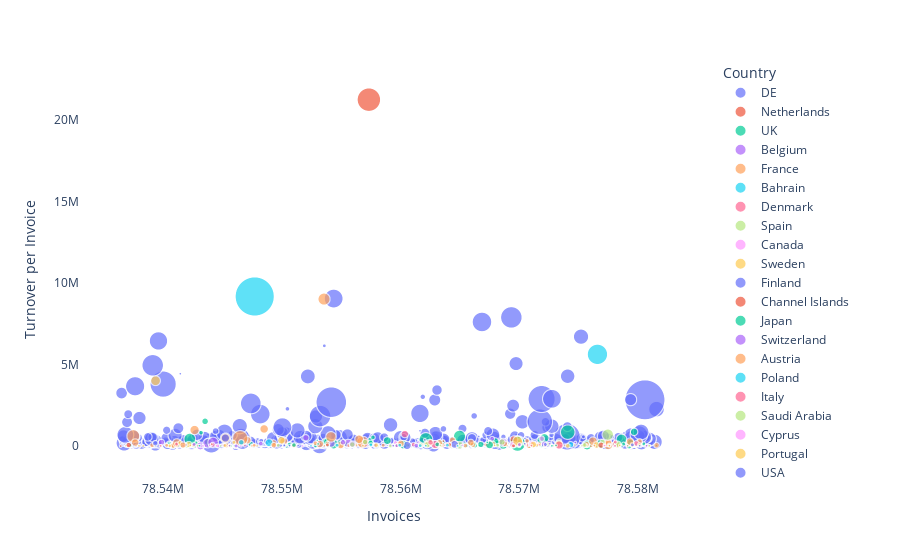

The notebook cell saved with this chart:
### Code cell
fig = px.scatter(df, x="InvoiceNo", y="sum_order",
	         size="orders", color="Country",
                 hover_name="Country", size_max=40)
fig.update_xaxes(
     title_text = 'Invoices',
     showline = False, showgrid = False
     )
fig.update_yaxes(
     title_text = 'Turnover per Invoice',
     showline = False, showgrid = False
     )
fig.update_layout(plot_bgcolor='rgba(0,0,0,0)')
fig.show()

### Figure 1 — Plotly figure (JSON) as saved in the notebook; plotly's stock layout.template omitted (floating-point values rounded to 4 significant figures; data arrays with more than 128 entries replaced by an {"elided": "..."} marker saying what was removed)
{"data": [{"hovertemplate": "<b>%{hovertext}</b><br><br>Country=DE<br>InvoiceNo=%{x}<br>sum_order=%{y}<br>orders=%{marker.size}<extra></extra>", "hovertext": {"elided": "3920 str values"}, "legendgroup": "DE", "marker": {"color": "#636efa", "size": {"elided": "3920 int values"}, "sizemode": "area", "sizeref": 0.1313, "symbol": "circle"}, "mode": "markers", "name": "DE", "showlegend": true, "type": "scattergl", "x": {"elided": "3920 int values"}, "xaxis": "x", "y": {"elided": "3920 float values"}, "yaxis": "y"}, {"hovertemplate": "<b>%{hovertext}</b><br><br>Country=Netherlands<br>InvoiceNo=%{x}<br>sum_order=%{y}<br>orders=%{marker.size}<extra></extra>", "hovertext": ["Netherlands", "Netherlands", "Netherlands", "Netherlands", "Netherlands", "Netherlands", "Netherlands", "Netherlands", "Netherlands"], "legendgroup": "Netherlands", "marker": {"color": "#EF553B", "size": [1, 1, 1, 1, 3, 5, 6, 3, 73], "sizemode": "area", "sizeref": 0.1313, "symbol": "circle"}, "mode": "markers", "name": "Netherlands", "showlegend": true, "type": "scattergl", "x": [78569665, 78536403, 78555106, 78555589, 78555003, 78578082, 78542720, 78571697, 78557328], "xaxis": "x", "y": [35.97, 1343.0, 11050.0, 12120.0, 15700.0, 84130.0, 84670.0, 117200.0, 21240000.0], "yaxis": "y"}, {"hovertemplate": "<b>%{hovertext}</b><br><br>Country=UK<br>InvoiceNo=%{x}<br>sum_order=%{y}<br>orders=%{marker.size}<extra></extra>", "hovertext": ["UK", "UK", "UK", "UK", "UK", "UK", "UK", "UK", "UK", "UK", "UK", "UK", "UK", "UK", "UK", "UK", "UK", "UK", "UK", "UK", "UK", "UK", "UK", "UK", "UK", "UK", "UK", "UK", "UK", "UK", "UK", "UK", "UK", "UK", "UK", "UK", "UK", "UK", "UK", "UK", "UK", "UK", "UK", "UK", "UK", "UK", "UK", "UK", "UK", "UK", "UK", "UK", "UK", "UK", "UK", "UK", "UK", "UK", "UK", "UK", "UK", "UK", "UK", "UK", "UK", "UK", "UK", "UK", "UK", "UK", "UK", "UK", "UK", "UK", "UK", "UK", "UK", "UK", "UK", "UK", "UK", "UK", "UK", "UK", "UK", "UK", "UK", "UK", "UK", "UK", "UK", "UK", "UK", "UK"], "legendgroup": "UK", "marker": {"color": "#00cc96", "size": [1, 3, 1, 1, 1, 1, 1, 1, 1, 2, 3, 5, 1, 1, 1, 1, 2, 5, 3, 3, 1, 1, 2, 2, 2, 2, 1, 1, 1, 2, 2, 2, 2, 3, 1, 3, 1, 1, 1, 1, 2, 3, 4, 4, 1, 3, 2, 13, 10, 1, 3, 6, 3, 10, 4, 3, 2, 4, 2, 3, 12, 4, 2, 4, 2, 2, 4, 11, 5, 5, 32, 2, 4, 1, 1, 5, 6, 4, 11, 10, 8, 9, 8, 1, 4, 7, 6, 9, 25, 15, 18, 11, 20, 28], "sizemode": "area", "sizeref": 0.1313, "symbol": "circle"}, "mode": "markers", "name": "UK", "showlegend": true, "type": "scattergl", "x": [78541517, 78550354, 78578705, 78550960, 78577406, 78545718, 78566739, 78536840, 78573417, 78570189, 78570881, 78540769, 78559421, 78549193, 78569001, 78545994, 78575713, 78579276, 78571223, 78567291, 78570007, 78554985, 78571904, 78566054, 78575352, 78541877, 78560635, 78577615, 78543587, 78565430, 78542371, 78569861, 78541277, 78552844, 78581578, 78569721, 78562045, 78577168, 78568350, 78579152, 78571724, 78564638, 78566268, 78541962, 78571308, 78564216, 78567578, 78575732, 78568674, 78561911, 78571304, 78542621, 78570452, 78560230, 78542369, 78567904, 78566041, 78550665, 78550620, 78565416, 78554363, 78547383, 78541965, 78555383, 78567959, 78580511, 78540480, 78576891, 78567666, 78568103, 78569867, 78566233, 78542713, 78540458, 78567298, 78563540, 78579393, 78554861, 78543833, 78553732, 78553842, 78567958, 78558881, 78552978, 78557466, 78571824, 78570002, 78569844, 78562137, 78578626, 78542229, 78572134, 78564972, 78574097], "xaxis": "x", "y": [1306.0, 1820.0, 2704.0, 4374.0, 4844.0, 5940.0, 7158.0, 8123.0, 8707.0, 9049.0, 9617.0, 11230.0, 11300.0, 11580.0, 13240.0, 13310.0, 13520.0, 13890.0, 14230.0, 15080.0, 15470.0, 17510.0, 17840.0, 18050.0, 18440.0, 20410.0, 20910.0, 21900.0, 26190.0, 26480.0, 27730.0, 29210.0, 30120.0, 30680.0, 32570.0, 33640.0, 33820.0, 37460.0, 38000.0, 38690.0, 40020.0, 41720.0, 42290.0, 42320.0, 47510.0, 49700.0, 55900.0, 60390.0, 61770.0, 71330.0, 72900.0, 77150.0, 80000.0, 83490.0, 84960.0, 86100.0, 86150.0, 90110.0, 98000.0, 100700.0, 108300.0, 116400.0, 118200.0, 118700.0, 124400.0, 130900.0, 135100.0, 141100.0, 146600.0, 153200.0, 154400.0, 155500.0, 156200.0, 157700.0, 169200.0, 178300.0, 212800.0, 212800.0, 219900.0, 232600.0, 254300.0, 255800.0, 329800.0, 335800.0, 371100.0, 372000.0, 372300.0, 372500.0, 401100.0, 407000.0, 429400.0, 485600.0, 596600.0, 852500.0], "yaxis": "y"}, {"hovertemplate": "<b>%{hovertext}</b><br><br>Country=Belgium<br>InvoiceNo=%{x}<br>sum_order=%{y}<br>orders=%{marker.size}<extra></extra>", "hovertext": ["Belgium", "Belgium", "Belgium", "Belgium", "Belgium", "Belgium", "Belgium", "Belgium", "Belgium", "Belgium", "Belgium", "Belgium", "Belgium", "Belgium", "Belgium", "Belgium", "Belgium", "Belgium", "Belgium", "Belgium", "Belgium", "Belgium", "Belgium", "Belgium"], "legendgroup": "Belgium", "marker": {"color": "#ab63fa", "size": [1, 8, 1, 1, 1, 1, 2, 2, 1, 4, 4, 5, 4, 5, 4, 9, 8, 12, 2, 2, 10, 4, 5, 15], "sizemode": "area", "sizeref": 0.1313, "symbol": "circle"}, "mode": "markers", "name": "Belgium", "showlegend": true, "type": "scattergl", "x": [78543537, 78543117, 78541675, 78545017, 78545314, 78549559, 78557789, 78557885, 78567530, 78571445, 78555739, 78572133, 78563172, 78557147, 78577046, 78555574, 78554147, 78543733, 78561507, 78571030, 78568651, 78580152, 78539840, 78544193], "xaxis": "x", "y": [1439.0, 2987.0, 7633.0, 7735.0, 14040.0, 19390.0, 40800.0, 51390.0, 51430.0, 72660.0, 95610.0, 109100.0, 121300.0, 125300.0, 154400.0, 162800.0, 163700.0, 172100.0, 195000.0, 203000.0, 212900.0, 217400.0, 218700.0, 219800.0], "yaxis": "y"}, {"hovertemplate": "<b>%{hovertext}</b><br><br>Country=France<br>InvoiceNo=%{x}<br>sum_order=%{y}<br>orders=%{marker.size}<extra></extra>", "hovertext": ["France", "France", "France", "France", "France", "France", "France", "France", "France", "France", "France", "France", "France", "France", "France", "France", "France", "France", "France", "France", "France", "France", "France", "France", "France", "France", "France", "France", "France", "France", "France", "France", "France", "France", "France", "France", "France", "France", "France", "France", "France", "France", "France", "France", "France", "France", "France", "France", "France", "France", "France", "France", "France", "France", "France", "France", "France", "France", "France", "France", "France", "France", "France", "France", "France", "France", "France", "France", "France", "France", "France", "France", "France", "France", "France", "France", "France", "France", "France", "France", "France", "France", "France", "France", "France", "France", "France"], "legendgroup": "France", "marker": {"color": "#FFA15A", "size": [1, 1, 1, 1, 1, 1, 1, 1, 1, 1, 1, 1, 1, 1, 2, 1, 1, 2, 4, 1, 1, 3, 2, 1, 1, 1, 1, 1, 2, 2, 3, 4, 5, 1, 3, 1, 2, 4, 2, 4, 2, 2, 4, 1, 11, 3, 5, 1, 7, 1, 2, 4, 2, 2, 3, 4, 2, 5, 6, 7, 4, 4, 3, 3, 3, 10, 6, 7, 7, 5, 6, 7, 18, 7, 4, 8, 10, 3, 7, 5, 10, 31, 14, 15, 22, 12, 10], "sizemode": "area", "sizeref": 0.1313, "symbol": "circle"}, "mode": "markers", "name": "France", "showlegend": true, "type": "scattergl", "x": [78542425, 78550821, 78540521, 78545181, 78553566, 78539829, 78537693, 78575581, 78540463, 78551163, 78544470, 78547520, 78580986, 78541121, 78554826, 78570724, 78579153, 78547492, 78564314, 78575326, 78575661, 78564159, 78576064, 78536852, 78567915, 78556526, 78568988, 78540688, 78565612, 78575747, 78569402, 78540824, 78570823, 78573868, 78567293, 78540976, 78555637, 78540835, 78542535, 78545301, 78569686, 78564531, 78581587, 78563662, 78577512, 78539050, 78578277, 78570030, 78554940, 78563753, 78562894, 78563502, 78561795, 78556258, 78579529, 78566115, 78562275, 78575671, 78562207, 78553195, 78567793, 78568798, 78559704, 78553838, 78552826, 78541138, 78549274, 78562450, 78577502, 78563288, 78565930, 78570020, 78556816, 78579345, 78580160, 78550145, 78576222, 78570672, 78547087, 78564372, 78556507, 78546479, 78545235, 78554134, 78537463, 78542629, 78548496], "xaxis": "x", "y": [1720.0, 2623.0, 4566.0, 5856.0, 8025.0, 8139.0, 8570.0, 8619.0, 8884.0, 10750.0, 10830.0, 11000.0, 11710.0, 12430.0, 13400.0, 15400.0, 15850.0, 17370.0, 19050.0, 22600.0, 22840.0, 23490.0, 25050.0, 25830.0, 28170.0, 28250.0, 28580.0, 29510.0, 30380.0, 30390.0, 31240.0, 31360.0, 31920.0, 32040.0, 32850.0, 33250.0, 34100.0, 34890.0, 39450.0, 44310.0, 44520.0, 45190.0, 45760.0, 45990.0, 46450.0, 46900.0, 48650.0, 50750.0, 55920.0, 56970.0, 57850.0, 58520.0, 65570.0, 67460.0, 76444, 77980.0, 78980.0, 91150.0, 91810.0, 117300.0, 120300.0, 132600.0, 136700.0, 155800.0, 171000.0, 184300.0, 184800.0, 186800.0, 191300.0, 204100.0, 210600.0, 214600.0, 236200.0, 265600.0, 284000.0, 289100.0, 293400.0, 313900.0, 357900.0, 363100.0, 416300.0, 478400.0, 483700.0, 558400.0, 608700.0, 982600.0, 1047000.0], "yaxis": "y"}, {"hovertemplate": "<b>%{hovertext}</b><br><br>Country=Bahrain<br>InvoiceNo=%{x}<br>sum_order=%{y}<br>orders=%{marker.size}<extra></extra>", "hovertext": ["Bahrain", "Bahrain"], "legendgroup": "Bahrain", "marker": {"color": "#19d3f3", "size": [1, 1], "sizemode": "area", "sizeref": 0.1313, "symbol": "circle"}, "mode": "markers", "name": "Bahrain", "showlegend": true, "type": "scattergl", "x": [78553900, 78552449], "xaxis": "x", "y": [2110.0, 16670.0], "yaxis": "y"}, {"hovertemplate": "<b>%{hovertext}</b><br><br>Country=Denmark<br>InvoiceNo=%{x}<br>sum_order=%{y}<br>orders=%{marker.size}<extra></extra>", "hovertext": ["Denmark", "Denmark", "Denmark", "Denmark", "Denmark", "Denmark", "Denmark", "Denmark", "Denmark"], "legendgroup": "Denmark", "marker": {"color": "#FF6692", "size": [1, 1, 2, 2, 3, 3, 2, 4, 2], "sizemode": "area", "sizeref": 0.1313, "symbol": "circle"}, "mode": "markers", "name": "Denmark", "showlegend": true, "type": "scattergl", "x": [78572184, 78580716, 78569997, 78570666, 78544157, 78561102, 78577126, 78579881, 78567526], "xaxis": "x", "y": [2225.0, 8636.0, 23160.0, 64060.0, 79600.0, 86380.0, 122400.0, 160500.0, 163300.0], "yaxis": "y"}, {"hovertemplate": "<b>%{hovertext}</b><br><br>Country=Spain<br>InvoiceNo=%{x}<br>sum_order=%{y}<br>orders=%{marker.size}<extra></extra>", "hovertext": ["Spain", "Spain", "Spain", "Spain", "Spain", "Spain", "Spain", "Spain", "Spain", "Spain", "Spain", "Spain", "Spain", "Spain", "Spain", "Spain", "Spain", "Spain", "Spain", "Spain", "Spain", "Spain", "Spain", "Spain", "Spain", "Spain", "Spain", "Spain", "Spain"], "legendgroup": "Spain", "marker": {"color": "#B6E880", "size": [1, 2, 2, 1, 1, 1, 1, 1, 1, 4, 1, 2, 2, 2, 1, 8, 2, 3, 2, 5, 3, 5, 2, 1, 5, 4, 4, 4, 17], "sizemode": "area", "sizeref": 0.1313, "symbol": "circle"}, "mode": "markers", "name": "Spain", "showlegend": true, "type": "scattergl", "x": [78558108, 78545647, 78559148, 78539351, 78574301, 78580955, 78577125, 78572886, 78575707, 78541980, 78550911, 78559665, 78549682, 78568179, 78567653, 78564975, 78560607, 78575514, 78577606, 78562273, 78561669, 78578321, 78572442, 78571255, 78568554, 78557007, 78577039, 78573362, 78577476], "xaxis": "x", "y": [2463.0, 3239.0, 6556, 7833.0, 11690.0, 12330.0, 19800.0, 20090.0, 32050.0, 37300.0, 39610.0, 40790.0, 42130.0, 44680.0, 46120.0, 50880.0, 54570.0, 57650.0, 59810.0, 82480.0, 95460.0, 108400.0, 114700.0, 119000.0, 241700.0, 246000.0, 250900.0, 279000.0, 694800.0], "yaxis": "y"}, {"hovertemplate": "<b>%{hovertext}</b><br><br>Country=Canada<br>InvoiceNo=%{x}<br>sum_order=%{y}<br>orders=%{marker.size}<extra></extra>", "hovertext": ["Canada", "Canada", "Canada", "Canada"], "legendgroup": "Canada", "marker": {"color": "#FF97FF", "size": [1, 1, 1, 2], "sizemode": "area", "sizeref": 0.1313, "symbol": "circle"}, "mode": "markers", "name": "Canada", "showlegend": true, "type": "scattergl", "x": [78564428, 78551736, 78546533, 78559557], "xaxis": "x", "y": [2531.0, 3523.0, 10250.0, 209900.0], "yaxis": "y"}, {"hovertemplate": "<b>%{hovertext}</b><br><br>Country=Sweden<br>InvoiceNo=%{x}<br>sum_order=%{y}<br>orders=%{marker.size}<extra></extra>", "hovertext": ["Sweden", "Sweden", "Sweden", "Sweden", "Sweden", "Sweden", "Sweden", "Sweden"], "legendgroup": "Sweden", "marker": {"color": "#FECB52", "size": [1, 1, 1, 3, 6, 1, 8, 13], "sizemode": "area", "sizeref": 0.1313, "symbol": "circle"}, "mode": "markers", "name": "Sweden", "showlegend": true, "type": "scattergl", "x": [78563443, 78564539, 78550277, 78557939, 78576519, 78574690, 78573333, 78539338], "xaxis": "x", "y": [2720.0, 19790.0, 24900.0, 54550.0, 61210.0, 66810.0, 113200.0, 4005000.0], "yaxis": "y"}, {"hovertemplate": "<b>%{hovertext}</b><br><br>Country=Finland<br>InvoiceNo=%{x}<br>sum_order=%{y}<br>orders=%{marker.size}<extra></extra>", "hovertext": ["Finland", "Finland", "Finland", "Finland", "Finland", "Finland", "Finland", "Finland", "Finland", "Finland", "Finland", "Finland"], "legendgroup": "Finland", "marker": {"color": "#636efa", "size": [1, 1, 2, 2, 1, 9, 1, 1, 2, 8, 4, 9], "sizemode": "area", "sizeref": 0.1313, "symbol": "circle"}, "mode": "markers", "name": "Finland", "showlegend": true, "type": "scattergl", "x": [78580265, 78573588, 78565333, 78550192, 78571053, 78560549, 78559928, 78570875, 78579550, 78564558, 78539318, 78545227], "xaxis": "x", "y": [2767, 8483.0, 12820.0, 17980.0, 18140.0, 29550.0, 63300.0, 68700.0, 71380.0, 101400.0, 172400.0, 488200.0], "yaxis": "y"}, {"hovertemplate": "<b>%{hovertext}</b><br><br>Country=Channel Islands<br>InvoiceNo=%{x}<br>sum_order=%{y}<br>orders=%{marker.size}<extra></extra>", "hovertext": ["Channel Islands", "Channel Islands", "Channel Islands", "Channel Islands", "Channel Islands", "Channel Islands", "Channel Islands", "Channel Islands", "Channel Islands"], "legendgroup": "Channel Islands", "marker": {"color": "#EF553B", "size": [1, 5, 2, 3, 2, 3, 1, 1, 8], "sizemode": "area", "sizeref": 0.1313, "symbol": "circle"}, "mode": "markers", "name": "Channel Islands", "showlegend": true, "type": "scattergl", "x": [78538002, 78576904, 78553831, 78571201, 78567197, 78564093, 78544073, 78563900, 78569558], "xaxis": "x", "y": [2885.0, 48740.0, 62490.0, 77030.0, 83390.0, 91480.0, 104300.0, 127308, 387900.0], "yaxis": "y"}, {"hovertemplate": "<b>%{hovertext}</b><br><br>Country=Japan<br>InvoiceNo=%{x}<br>sum_order=%{y}<br>orders=%{marker.size}<extra></extra>", "hovertext": ["Japan", "Japan", "Japan", "Japan", "Japan", "Japan", "Japan", "Japan"], "legendgroup": "Japan", "marker": {"color": "#00cc96", "size": [1, 2, 1, 2, 1, 3, 3, 6], "sizemode": "area", "sizeref": 0.1313, "symbol": "circle"}, "mode": "markers", "name": "Japan", "showlegend": true, "type": "scattergl", "x": [78566623, 78545645, 78572763, 78537218, 78553045, 78557670, 78543179, 78543518], "xaxis": "x", "y": [4686, 11960.0, 12080.0, 29050.0, 127800.0, 530900.0, 816700.0, 1513000.0], "yaxis": "y"}, {"hovertemplate": "<b>%{hovertext}</b><br><br>Country=Switzerland<br>InvoiceNo=%{x}<br>sum_order=%{y}<br>orders=%{marker.size}<extra></extra>", "hovertext": ["Switzerland", "Switzerland", "Switzerland", "Switzerland", "Switzerland", "Switzerland", "Switzerland", "Switzerland", "Switzerland", "Switzerland", "Switzerland", "Switzerland", "Switzerland", "Switzerland", "Switzerland", "Switzerland", "Switzerland", "Switzerland", "Switzerland"], "legendgroup": "Switzerland", "marker": {"color": "#ab63fa", "size": [2, 1, 2, 1, 2, 3, 2, 1, 1, 1, 2, 6, 1, 3, 1, 4, 1, 3, 5], "sizemode": "area", "sizeref": 0.1313, "symbol": "circle"}, "mode": "markers", "name": "Switzerland", "showlegend": true, "type": "scattergl", "x": [78546134, 78578099, 78543180, 78559372, 78562882, 78561332, 78545084, 78563756, 78570521, 78544931, 78542586, 78555943, 78572567, 78548212, 78574740, 78555147, 78562046, 78567721, 78552013], "xaxis": "x", "y": [5399.0, 10500.0, 12300.0, 18080.0, 21900.0, 28290.0, 36330.0, 48220.0, 50620.0, 54960.0, 100500.0, 115500.0, 147200.0, 151900.0, 209500.0, 228500.0, 379900.0, 445300.0, 507100.0], "yaxis": "y"}, {"hovertemplate": "<b>%{hovertext}</b><br><br>Country=Austria<br>InvoiceNo=%{x}<br>sum_order=%{y}<br>orders=%{marker.size}<extra></extra>", "hovertext": ["Austria", "Austria", "Austria", "Austria", "Austria", "Austria", "Austria", "Austria", "Austria"], "legendgroup": "Austria", "marker": {"color": "#FFA15A", "size": [1, 1, 1, 3, 1, 2, 1, 3, 2], "sizemode": "area", "sizeref": 0.1313, "symbol": "circle"}, "mode": "markers", "name": "Austria", "showlegend": true, "type": "scattergl", "x": [78545570, 78542887, 78547493, 78550998, 78576345, 78559707, 78561627, 78571705, 78562602], "xaxis": "x", "y": [5403.0, 15540.0, 16350.0, 21940.0, 28860.0, 31090.0, 55770.0, 105700.0, 110500.0], "yaxis": "y"}, {"hovertemplate": "<b>%{hovertext}</b><br><br>Country=Poland<br>InvoiceNo=%{x}<br>sum_order=%{y}<br>orders=%{marker.size}<extra></extra>", "hovertext": ["Poland", "Poland", "Poland", "Poland", "Poland", "Poland"], "legendgroup": "Poland", "marker": {"color": "#19d3f3", "size": [1, 2, 1, 2, 5, 8], "sizemode": "area", "sizeref": 0.1313, "symbol": "circle"}, "mode": "markers", "name": "Poland", "showlegend": true, "type": "scattergl", "x": [78564819, 78565583, 78562130, 78554654, 78574343, 78548909], "xaxis": "x", "y": [5928.0, 12020.0, 20130.0, 49100.0, 80980.0, 203200.0], "yaxis": "y"}, {"hovertemplate": "<b>%{hovertext}</b><br><br>Country=Italy<br>InvoiceNo=%{x}<br>sum_order=%{y}<br>orders=%{marker.size}<extra></extra>", "hovertext": ["Italy", "Italy", "Italy", "Italy", "Italy", "Italy", "Italy", "Italy", "Italy", "Italy", "Italy", "Italy", "Italy", "Italy"], "legendgroup": "Italy", "marker": {"color": "#FF6692", "size": [1, 1, 1, 1, 1, 1, 1, 1, 9, 1, 9, 2, 4, 2], "sizemode": "area", "sizeref": 0.1313, "symbol": "circle"}, "mode": "markers", "name": "Italy", "showlegend": true, "type": "scattergl", "x": [78573508, 78578078, 78539752, 78537022, 78542238, 78577178, 78546875, 78577609, 78573365, 78571670, 78562922, 78541115, 78562528, 78578108], "xaxis": "x", "y": [7236.0, 7712.0, 8652.0, 13780.0, 13990.0, 21600.0, 31450.0, 41690.0, 56830.0, 78510.0, 88970.0, 122100.0, 222800.0, 246600.0], "yaxis": "y"}, {"hovertemplate": "<b>%{hovertext}</b><br><br>Country=Saudi Arabia<br>InvoiceNo=%{x}<br>sum_order=%{y}<br>orders=%{marker.size}<extra></extra>", "hovertext": ["Saudi Arabia"], "legendgroup": "Saudi Arabia", "marker": {"color": "#B6E880", "size": [1], "sizemode": "area", "sizeref": 0.1313, "symbol": "circle"}, "mode": "markers", "name": "Saudi Arabia", "showlegend": true, "type": "scattergl", "x": [78544838], "xaxis": "x", "y": [7347.0], "yaxis": "y"}, {"hovertemplate": "<b>%{hovertext}</b><br><br>Country=Cyprus<br>InvoiceNo=%{x}<br>sum_order=%{y}<br>orders=%{marker.size}<extra></extra>", "hovertext": ["Cyprus", "Cyprus", "Cyprus", "Cyprus", "Cyprus", "Cyprus", "Cyprus"], "legendgroup": "Cyprus", "marker": {"color": "#FF97FF", "size": [1, 2, 1, 1, 6, 4, 4], "sizemode": "area", "sizeref": 0.1313, "symbol": "circle"}, "mode": "markers", "name": "Cyprus", "showlegend": true, "type": "scattergl", "x": [78543350, 78544574, 78570000, 78577228, 78569489, 78571034, 78571905], "xaxis": "x", "y": [7976.0, 15260.0, 16660.0, 31990.0, 82890.0, 160800.0, 450600.0], "yaxis": "y"}, {"hovertemplate": "<b>%{hovertext}</b><br><br>Country=Portugal<br>InvoiceNo=%{x}<br>sum_order=%{y}<br>orders=%{marker.size}<extra></extra>", "hovertext": ["Portugal", "Portugal", "Portugal", "Portugal", "Portugal", "Portugal", "Portugal", "Portugal", "Portugal", "Portugal", "Portugal", "Portugal", "Portugal", "Portugal", "Portugal", "Portugal", "Portugal", "Portugal", "Portugal"], "legendgroup": "Portugal", "marker": {"color": "#FECB52", "size": [1, 1, 1, 3, 2, 1, 1, 2, 1, 1, 2, 2, 6, 5, 1, 3, 2, 13, 7], "sizemode": "area", "sizeref": 0.1313, "symbol": "circle"}, "mode": "markers", "name": "Portugal", "showlegend": true, "type": "scattergl", "x": [78538311, 78577618, 78547897, 78574099, 78540519, 78537915, 78556829, 78545191, 78578488, 78567929, 78571477, 78580153, 78571188, 78542147, 78570499, 78541430, 78545937, 78569870, 78549953], "xaxis": "x", "y": [8582.0, 10130.0, 10980.0, 11040.0, 12450.0, 12960.0, 28820.0, 33270.0, 35700.0, 37520.0, 45440.0, 82720.0, 92820.0, 93060.0, 96550.0, 185500.0, 219600.0, 299600.0, 351900.0], "yaxis": "y"}, {"hovertemplate": "<b>%{hovertext}</b><br><br>Country=USA<br>InvoiceNo=%{x}<br>sum_order=%{y}<br>orders=%{marker.size}<extra></extra>", "hovertext": ["USA", "USA", "USA", "USA"], "legendgroup": "USA", "marker": {"color": "#636efa", "size": [1, 1, 2, 1], "sizemode": "area", "sizeref": 0.1313, "symbol": "circle"}, "mode": "markers", "name": "USA", "showlegend": true, "type": "scattergl", "x": [78580158, 78550644, 78572215, 78570467], "xaxis": "x", "y": [12570.0, 26260.0, 90860.0, 138800.0], "yaxis": "y"}, {"hovertemplate": "<b>%{hovertext}</b><br><br>Country=Israel<br>InvoiceNo=%{x}<br>sum_order=%{y}<br>orders=%{marker.size}<extra></extra>", "hovertext": ["Israel", "Israel", "Israel"], "legendgroup": "Israel", "marker": {"color": "#EF553B", "size": [2, 2, 1], "sizemode": "area", "sizeref": 0.1313, "symbol": "circle"}, "mode": "markers", "name": "Israel", "showlegend": true, "type": "scattergl", "x": [78569527, 78559948, 78563613], "xaxis": "x", "y": [13470.0, 157200.0, 302300.0], "yaxis": "y"}, {"hovertemplate": "<b>%{hovertext}</b><br><br>Country=Norway<br>InvoiceNo=%{x}<br>sum_order=%{y}<br>orders=%{marker.size}<extra></extra>", "hovertext": ["Norway", "Norway", "Norway", "Norway", "Norway", "Norway", "Norway", "Norway", "Norway", "Norway"], "legendgroup": "Norway", "marker": {"color": "#00cc96", "size": [1, 1, 1, 8, 3, 5, 2, 4, 1, 7], "sizemode": "area", "sizeref": 0.1313, "symbol": "circle"}, "mode": "markers", "name": "Norway", "showlegend": true, "type": "scattergl", "x": [78565124, 78543037, 78573108, 78567505, 78563100, 78566773, 78578811, 78557472, 78567306, 78579692], "xaxis": "x", "y": [16080.0, 18002, 34880.0, 69720.0, 96890.0, 97410.0, 120200.0, 189600.0, 227400.0, 868300.0], "yaxis": "y"}, {"hovertemplate": "<b>%{hovertext}</b><br><br>Country=Greece<br>InvoiceNo=%{x}<br>sum_order=%{y}<br>orders=%{marker.size}<extra></extra>", "hovertext": ["Greece", "Greece", "Greece", "Greece"], "legendgroup": "Greece", "marker": {"color": "#ab63fa", "size": [1, 2, 1, 1], "sizemode": "area", "sizeref": 0.1313, "symbol": "circle"}, "mode": "markers", "name": "Greece", "showlegend": true, "type": "scattergl", "x": [78580752, 78559680, 78545579, 78541932], "xaxis": "x", "y": [18050.0, 20830.0, 28700.0, 68190.0], "yaxis": "y"}, {"hovertemplate": "<b>%{hovertext}</b><br><br>Country=Australia<br>InvoiceNo=%{x}<br>sum_order=%{y}<br>orders=%{marker.size}<extra></extra>", "hovertext": ["Australia", "Australia", "Australia", "Australia", "Australia", "Australia", "Australia", "Australia"], "legendgroup": "Australia", "marker": {"color": "#FFA15A", "size": [3, 2, 2, 2, 4, 5, 6, 20], "sizemode": "area", "sizeref": 0.1313, "symbol": "circle"}, "mode": "markers", "name": "Australia", "showlegend": true, "type": "scattergl", "x": [78565466, 78540280, 78547659, 78558536, 78549313, 78541657, 78560033, 78553546], "xaxis": "x", "y": [24410.0, 41470.0, 43500.0, 47860.0, 50000.0, 60760.0, 154100.0, 9009000.0], "yaxis": "y"}, {"hovertemplate": "<b>%{hovertext}</b><br><br>Country=Unknown<br>InvoiceNo=%{x}<br>sum_order=%{y}<br>orders=%{marker.size}<extra></extra>", "hovertext": ["Unknown", "Unknown", "Unknown", "Unknown"], "legendgroup": "Unknown", "marker": {"color": "#19d3f3", "size": [2, 2, 2, 2], "sizemode": "area", "sizeref": 0.1313, "symbol": "circle"}, "mode": "markers", "name": "Unknown", "showlegend": true, "type": "scattergl", "x": [78561658, 78559929, 78563947, 78557499], "xaxis": "x", "y": [24490.0, 45940.0, 53710.0, 67200.0], "yaxis": "y"}, {"hovertemplate": "<b>%{hovertext}</b><br><br>Country=RSA<br>InvoiceNo=%{x}<br>sum_order=%{y}<br>orders=%{marker.size}<extra></extra>", "hovertext": ["RSA"], "legendgroup": "RSA", "marker": {"color": "#FF6692", "size": [1], "sizemode": "area", "sizeref": 0.1313, "symbol": "circle"}, "mode": "markers", "name": "RSA", "showlegend": true, "type": "scattergl", "x": [78571035], "xaxis": "x", "y": [26890.0], "yaxis": "y"}, {"hovertemplate": "<b>%{hovertext}</b><br><br>Country=Malta<br>InvoiceNo=%{x}<br>sum_order=%{y}<br>orders=%{marker.size}<extra></extra>", "hovertext": ["Malta", "Malta"], "legendgroup": "Malta", "marker": {"color": "#B6E880", "size": [1, 4], "sizemode": "area", "sizeref": 0.1313, "symbol": "circle"}, "mode": "markers", "name": "Malta", "showlegend": true, "type": "scattergl", "x": [78563353, 78555931], "xaxis": "x", "y": [35820.0, 93750.0], "yaxis": "y"}, {"hovertemplate": "<b>%{hovertext}</b><br><br>Country=United Arab Emirates<br>InvoiceNo=%{x}<br>sum_order=%{y}<br>orders=%{marker.size}<extra></extra>", "hovertext": ["United Arab Emirates", "United Arab Emirates"], "legendgroup": "United Arab Emirates", "marker": {"color": "#FF97FF", "size": [1, 1], "sizemode": "area", "sizeref": 0.1313, "symbol": "circle"}, "mode": "markers", "name": "United Arab Emirates", "showlegend": true, "type": "scattergl", "x": [78543911, 78565218], "xaxis": "x", "y": [35830.0, 44330.0], "yaxis": "y"}, {"hovertemplate": "<b>%{hovertext}</b><br><br>Country=Lebanon<br>InvoiceNo=%{x}<br>sum_order=%{y}<br>orders=%{marker.size}<extra></extra>", "hovertext": ["Lebanon"], "legendgroup": "Lebanon", "marker": {"color": "#FECB52", "size": [1], "sizemode": "area", "sizeref": 0.1313, "symbol": "circle"}, "mode": "markers", "name": "Lebanon", "showlegend": true, "type": "scattergl", "x": [78542276], "xaxis": "x", "y": [44280.0], "yaxis": "y"}, {"hovertemplate": "<b>%{hovertext}</b><br><br>Country=Brazil<br>InvoiceNo=%{x}<br>sum_order=%{y}<br>orders=%{marker.size}<extra></extra>", "hovertext": ["Brazil"], "legendgroup": "Brazil", "marker": {"color": "#636efa", "size": [1], "sizemode": "area", "sizeref": 0.1313, "symbol": "circle"}, "mode": "markers", "name": "Brazil", "showlegend": true, "type": "scattergl", "x": [78550201], "xaxis": "x", "y": [45180.0], "yaxis": "y"}, {"hovertemplate": "<b>%{hovertext}</b><br><br>Country=Lithuania<br>InvoiceNo=%{x}<br>sum_order=%{y}<br>orders=%{marker.size}<extra></extra>", "hovertext": ["Lithuania"], "legendgroup": "Lithuania", "marker": {"color": "#EF553B", "size": [4], "sizemode": "area", "sizeref": 0.1313, "symbol": "circle"}, "mode": "markers", "name": "Lithuania", "showlegend": true, "type": "scattergl", "x": [78537081], "xaxis": "x", "y": [60110.0], "yaxis": "y"}, {"hovertemplate": "<b>%{hovertext}</b><br><br>Country=European Community<br>InvoiceNo=%{x}<br>sum_order=%{y}<br>orders=%{marker.size}<extra></extra>", "hovertext": ["European Community"], "legendgroup": "European Community", "marker": {"color": "#00cc96", "size": [3], "sizemode": "area", "sizeref": 0.1313, "symbol": "circle"}, "mode": "markers", "name": "European Community", "showlegend": true, "type": "scattergl", "x": [78551013], "xaxis": "x", "y": [60180.0], "yaxis": "y"}, {"hovertemplate": "<b>%{hovertext}</b><br><br>Country=Czech Republic<br>InvoiceNo=%{x}<br>sum_order=%{y}<br>orders=%{marker.size}<extra></extra>", "hovertext": ["Czech Republic"], "legendgroup": "Czech Republic", "marker": {"color": "#ab63fa", "size": [2], "sizemode": "area", "sizeref": 0.1313, "symbol": "circle"}, "mode": "markers", "name": "Czech Republic", "showlegend": true, "type": "scattergl", "x": [78570026], "xaxis": "x", "y": [88190.0], "yaxis": "y"}, {"hovertemplate": "<b>%{hovertext}</b><br><br>Country=Iceland<br>InvoiceNo=%{x}<br>sum_order=%{y}<br>orders=%{marker.size}<extra></extra>", "hovertext": ["Iceland"], "legendgroup": "Iceland", "marker": {"color": "#FFA15A", "size": [7], "sizemode": "area", "sizeref": 0.1313, "symbol": "circle"}, "mode": "markers", "name": "Iceland", "showlegend": true, "type": "scattergl", "x": [78537626], "xaxis": "x", "y": [213100.0], "yaxis": "y"}, {"hovertemplate": "<b>%{hovertext}</b><br><br>Country=Ireland<br>InvoiceNo=%{x}<br>sum_order=%{y}<br>orders=%{marker.size}<extra></extra>", "hovertext": ["Ireland", "Ireland", "Ireland"], "legendgroup": "Ireland", "marker": {"color": "#19d3f3", "size": [4, 55, 201], "sizemode": "area", "sizeref": 0.1313, "symbol": "circle"}, "mode": "markers", "name": "Ireland", "showlegend": true, "type": "scattergl", "x": [78546569, 78576602, 78547702], "xaxis": "x", "y": [225900.0, 5621000.0, 9171000.0], "yaxis": "y"}, {"hovertemplate": "<b>%{hovertext}</b><br><br>Country=Singapore<br>InvoiceNo=%{x}<br>sum_order=%{y}<br>orders=%{marker.size}<extra></extra>", "hovertext": ["Singapore"], "legendgroup": "Singapore", "marker": {"color": "#FF6692", "size": [7], "sizemode": "area", "sizeref": 0.1313, "symbol": "circle"}, "mode": "markers", "name": "Singapore", "showlegend": true, "type": "scattergl", "x": [78560360], "xaxis": "x", "y": [736000.0], "yaxis": "y"}], "layout": {"legend": {"itemsizing": "constant", "title": {"text": "Country"}, "tracegroupgap": 0}, "margin": {"t": 60}, "plot_bgcolor": "rgba(0,0,0,0)", "xaxis": {"anchor": "y", "domain": [0, 1], "showgrid": false, "showline": false, "title": {"text": "Invoices"}}, "yaxis": {"anchor": "x", "domain": [0, 1], "showgrid": false, "showline": false, "title": {"text": "Turnover per Invoice"}}}}
